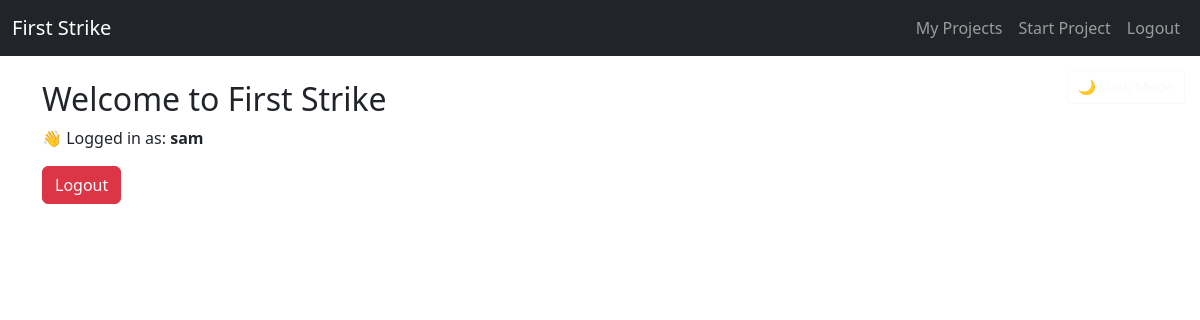
Page / (signed in) on the earlier database version.
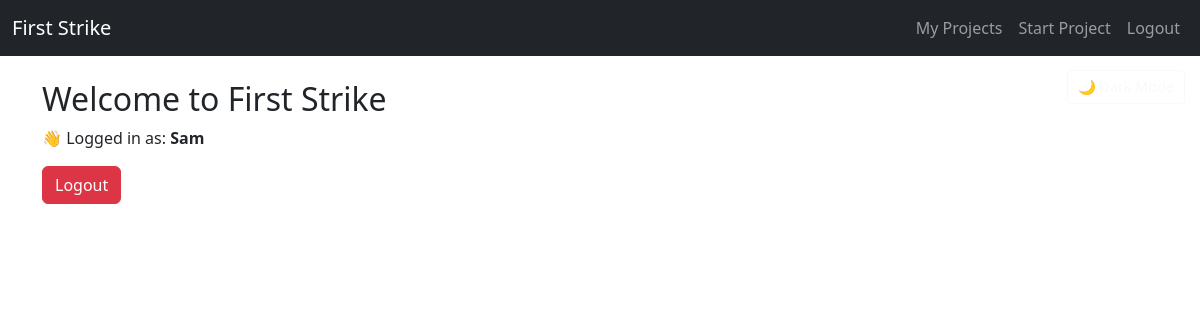
Same page on the later database version.
### models.py (models this page shows, shortened)
class User(db.Model, UserMixin):
    id = db.Column(db.Integer, primary_key=True)
    name = db.Column(db.String(100), nullable=False)
    email = db.Column(db.String(120), unique=True, nullable=False)
    password = db.Column(db.String(200), nullable=False)

### app.py (the view)
@app.route('/')
def home():
    return render_template('home.html')

### app.py (called while the page is built)
@login_manager.user_loader
def load_user(user_id):
    return User.query.get(int(user_id))

### templates/home.html (shortened to what this page needs)
{% extends "base.html" %}
{% block content %}
    <h2>Welcome to First Strike</h2>
    {% if current_user.is_authenticated %}
        <p>👋 Logged in as: <strong>{{ current_user.name }}</strong></p>
        <a class="btn btn-danger" href="{{ url_for('logout') }}">Logout</a>
    {% else %}
        <p>You are not logged in.</p>
        <a class="btn btn-primary" href="{{ url_for('login') }}">Login</a>
        <a class="btn btn-secondary" href="{{ url_for('signup') }}">Sign Up</a>
    {% endif %}
{% endblock %}

### templates/base.html (shortened to what this page needs)
<!DOCTYPE html>
<html lang="en">
<head>
    <link rel="stylesheet" href="{{ url_for('static', filename='styles.css') }}">
    <link rel="stylesheet" href="https://cdn.jsdelivr.net/npm/bootstrap@5.3.0/dist/css/bootstrap.min.css">
</head>
<body class="light-mode">
    <nav class="navbar navbar-expand-lg navbar-dark bg-dark">
        <div class="container-fluid">
            <a class="navbar-brand" href="{{ url_for('home') }}">First Strike</a>
            <div class="collapse navbar-collapse" id="navbarNav">
                <ul class="navbar-nav ms-auto">
                    {% if current_user.is_authenticated %}
                        <li class="nav-item"><a class="nav-link" href="{{ url_for('projects') }}">My Projects</a></li>
                        <li class="nav-item"><a class="nav-link" href="{{ url_for('project_start') }}">Start Project</a></li>
                        <li class="nav-item"><a class="nav-link" href="{{ url_for('logout') }}">Logout</a></li>
                    {% else %}
                        <li class="nav-item"><a class="nav-link" href="{{ url_for('login') }}">Login</a></li>
                        <li class="nav-item"><a class="nav-link" href="{{ url_for('signup') }}">Sign Up</a></li>
                    {% endif %}
                </ul>
            </div>
        </div>
    </nav>
    <div class="container-fluid d-flex justify-content-end mt-2 pe-3">
        <button class="btn btn-outline-light btn-sm" id="darkModeToggle">🌙 Dark Mode</button>
    </div>
    <div class="container mt-3">
        {% block content %}{% endblock %}
    </div>
</body>
</html>

### static/styles.css (style rules this page uses)
body { font-family: Arial, sans-serif; margin: 40px; }
input, select, button { display: block; margin: 10px 0; padding: 10px; }
button { background-color: blue; color: white; border: none; cursor: pointer; }
#darkModeToggle { position: absolute; top: 70px; right: 15px; font-size: 0.9rem; padding: 5px 10px; }

### templates/base.html (style rules this page uses)
#darkModeToggle { position: absolute; top: 70px; right: 15px; font-size: 0.9rem; padding: 5px 10px; }

Differences in the rows shown:
changed User: name "sam" → "Sam"
